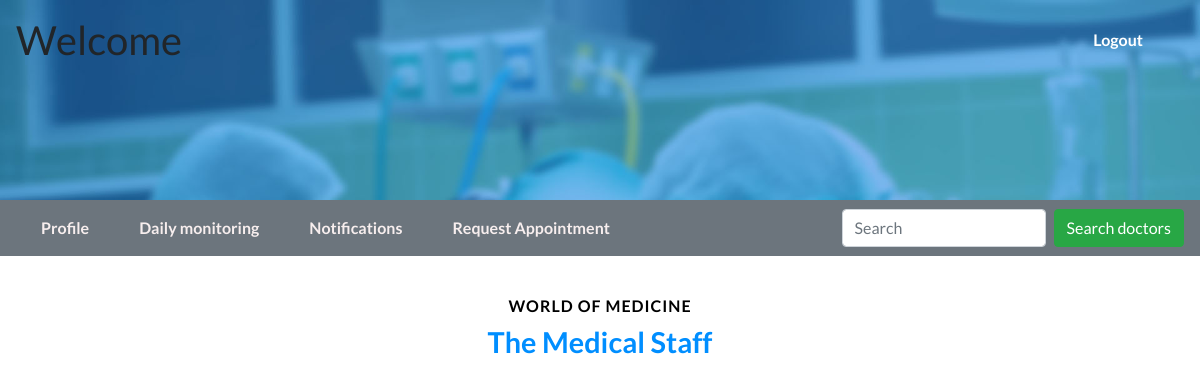
Before: /requestappointment/ with the older database file.
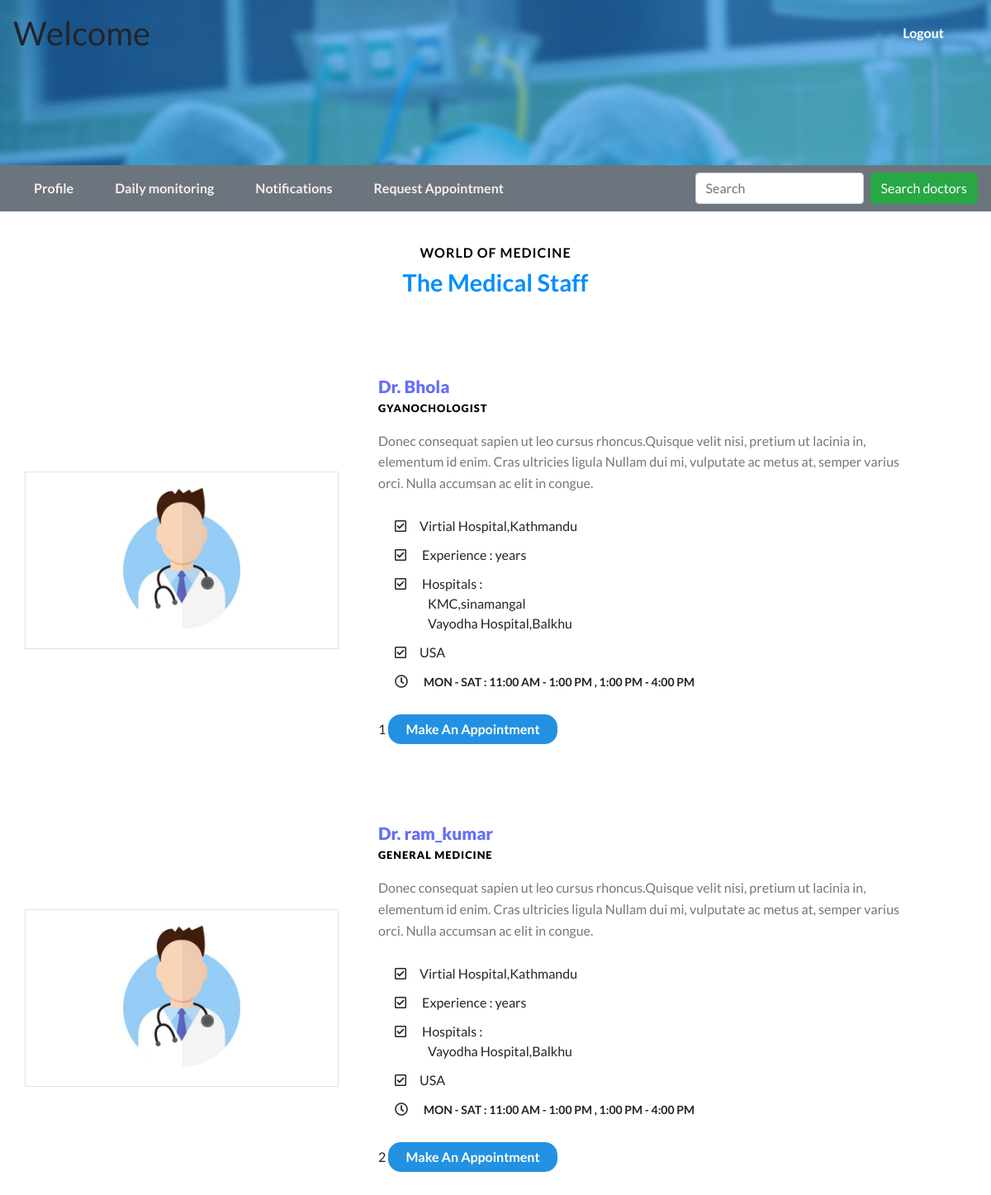
After: the same page with the newer database file.
### myapp/models.py (models this page shows, shortened)
class doctor(models.Model):
    user = models.OneToOneField(User,on_delete=models.CASCADE,related_name="doctor_intro")
    specialization = models.TextField(max_length=64)

class hospital(models.Model):
    name = models.TextField(max_length=200)
    address = models.TextField(max_length=100)
    phone = models.CharField(max_length=10)
    doctors = models.ManyToManyField(doctor,blank=True,related_name="hospitals")

### myapp/views.py (the view, shortened to what this page needs)
# urls.py: path("requestappointment/",views.request_appointment,name="request_appointment"),
def request_appointment(request):
      message = None
      doctors = doctor.objects.all()
      hospitals = hospital.objects.all()
      context = {"doctors":doctors,
      "hospitals":hospitals,
      "message":message
      }
      return render(request,"myapp/patients/requestappointment.html",context)

### myapp/templates/myapp/patients/requestappointment.html (shortened to what this page needs)
{%extends 'myapp/patients/patientdashboard.html'%}
{%load static %}
{%block body%}
<section class="team-agile py-lg-5">
    <div class="container py-sm-5 pt-5 pb-0">
        <div class="title-section text-center pb-lg-5">
            <h4>world of medicine</h4>
            <h3 class="w3ls-title text-center text-capitalize">the medical staff</h3>
        </div>
        {%for doctor in doctors%}
        <div class="row mt-5 pb-lg-5">
            <div class="col-md-4 border p-0 my-auto">
                <img src="{% static 'myapp/images/doctor.jpg' %}" class="img-fluid" alt="team-img" />
            </div>
            <div class="col-md-8 team-text mt-md-0 mt-5">
                <h4>Dr. {{doctor.user.username}}</h4>
                <small>{{doctor.specialization}}</small>
                <p class="my-3">Donec consequat sapien ut leo cursus rhoncus.Quisque velit nisi, pretium ut lacinia in, elementum id
                    enim. Cras ultricies ligula Nullam dui mi, vulputate ac metus at, semper varius orci. Nulla accumsan
                    ac elit in congue.</p>
                <ul class="list-group mb-3">
                    <li class="list-group-item border-0">
                        <i class="far fa-check-square  mr-3"></i>Virtial Hospital,Kathmandu</li>
                    <li class="list-group-item border-0 py-0">
                        <i class="far fa-check-square  mr-3"></i>
                        Experience :  years</li>
                    <li class="list-group-item border-0">
                        <i class="far fa-check-square  mr-3"></i>
                        Hospitals :{%for hospital in doctor.hospitals.all%}<ol>{{hospital.name}},{{hospital.address}}</ol>
                    {%endfor%}
                    </li>
                    <li class="list-group-item border-0 py-0">
                        <i class="far fa-check-square  mr-3"></i>USA</li>
                    <li class="list-group-item border-0">
                        <i class="far fa-clock  mr-3"></i>
                        <span class="ot">MON - SAT : 11:00 AM - 1:00 PM , 1:00 PM - 4:00 PM </span>
                    </li>
                </ul>
                <form action="{%url 'request_appointment' %}" method="POST">
                {{doctor.pk}}
                <button value="{{doctor.pk}}" name="doctor" class="btn_apt" data-toggle="modal" data-target="#exampleModalLabel2">make an appointment </a>
                </form>
            </div>
        </div>
        {%endfor%}
    </div>
</section>
{%endblock%}

### myapp/templates/myapp/patients/patientdashboard.html (shortened to what this page needs)
{%load static%}
<!DOCTYPE html>
<html lang="zxx">
<head>
    <link href="{% static 'myapp/css/bootstrap.css' %}" type="text/css" rel="stylesheet" media="all">
    <link href="{% static 'myapp/css/style.css' %}" type="text/css" rel="stylesheet" media="all">
    <link href="{%static 'myapp/css/fontawesome-all.min.css'%}" rel="stylesheet">
</head>
<body>
    <div class="inner-banner" id="home">
        <header>
            <nav class="navbar navbar-expand-lg navbar-light bg-gradient-secondary pt-3">
                <h1>
                    Welcome
            </h1>
                <div class="collapse navbar-collapse" id="navbarSupportedContent">
                    <ul class="navbar-nav ml-lg-auto text-center">
                        <li class="nav-item  mr-3">
                            <a class="nav-link text-white" href="{%url 'logout'%}">Logout
                            </a>
                        </li>
                    </ul>
                </div>
            </nav>
        </header>
    </div>
    <nav class="navbar navbar-expand-lg navbar-light bg-secondary">
        <div class="collapse navbar-collapse" id="navbarSupportedContent">
          <ul class="navbar-nav mr-auto">
            <li class="nav-item active">
                <a class="nav-link" href="{%url 'profile_patient'%}">Profile</a>
              </li>
            <li class="nav-item active">
              <a class="nav-link" href="#">Daily monitoring </a>
            </li>
            <li class="nav-item active">
              <a class="nav-link" href="{%url 'notification_patient' %}">Notifications</a>
            </li>
            <li class="nav-item active ">
              <a class="nav-link " href="{%url 'request_appointment'%}" id="navbar" role="button"  aria-haspopup="true" aria-expanded="false">
                Request Appointment
              </a>
            </li>
          </ul>
          <form class="form-inline my-2 my-lg-0">
            <input class="form-control mr-sm-2" type="search" placeholder="Search" aria-label="Search">
            <button type="button" class="btn btn-success">Search doctors</button>
          </form>
        </div>
      </nav>
    {% block body %}
    {% endblock %}
</body>
</html>

### myapp/static/myapp/css/style.css (style rules this page uses)
body { margin: 0; font-family: 'Lato', sans-serif; background: #fff; }
body a, .slider-info a, .newsright input[type="submit"] { transition: 0.5s all; -webkit-transition: 0.5s all; -moz-transition: 0.5s all; -o-transition: 0.5s all; -ms-transition: 0.5s all; text-decoration: none; outline: none; }
h1, h2, h3, h4, h5, h6 { margin: 0; font-family: 'Lato', sans-serif; }
p { margin: 0; color: #777; font-size: 1em; line-height: 1.6; }
ul { margin: 0; padding: 0; }
ul { list-style-type: none; }
.navbar-light .navbar-nav .show>.nav-link, .navbar-light .navbar-nav .active>.nav-link, .navbar-light .navbar-nav .nav-link.show, .navbar-light .navbar-nav .nav-link.active { color: rgb(247, 238, 238) ; }
.navbar-light .navbar-nav .nav-link { padding: 8px 25px; font-weight: 600; }
.navbar { position: absolute; width: 100%; z-index: 11; }
.inner-banner { background: url(../images/slide.jpg)no-repeat; -webkit-background-size: cover; -moz-background-size: cover; -o-background-size: cover; -ms-background-size: cover; background-size: cover; min-height: 200px; position: relative; }
.title-section h4 { text-transform: uppercase; font-size: 1em; font-weight: 600; color: #000; letter-spacing: 1px; }
h3.w3ls-title { font-size: 1.8em; margin-top: 10px; font-weight: 600; color: #008eff; }
.list-group-item { background: transparent; }
span.ot { font-weight: 600; font-size: 14px; }
.team-text h4 { font-size: 1.3em; color: #646efa; font-weight: 800; }
.team-text { padding: 0 3em; }
.btn_apt { text-transform: capitalize; background: #2391e2; padding: 5px 20px; display: inline-block; color: #fff; border-radius: 15px; font-weight: 600; cursor: pointer; border: 1px solid #2391e2; }
.team-text small { text-transform: uppercase; font-weight: 800; letter-spacing: 1px; color: #000; }

Changed rows visible on the page:
added doctor: user.username "Bhola", specialization "GYANOCHOLOGIST", pk "1"
added hospital: name "KMC", address "sinamangal", shown under "Bhola"
added hospital: name "Vayodha Hospital", address "Balkhu"
added doctor: user.username "ram_kumar", specialization "GENERAL MEDICINE", pk "2"
